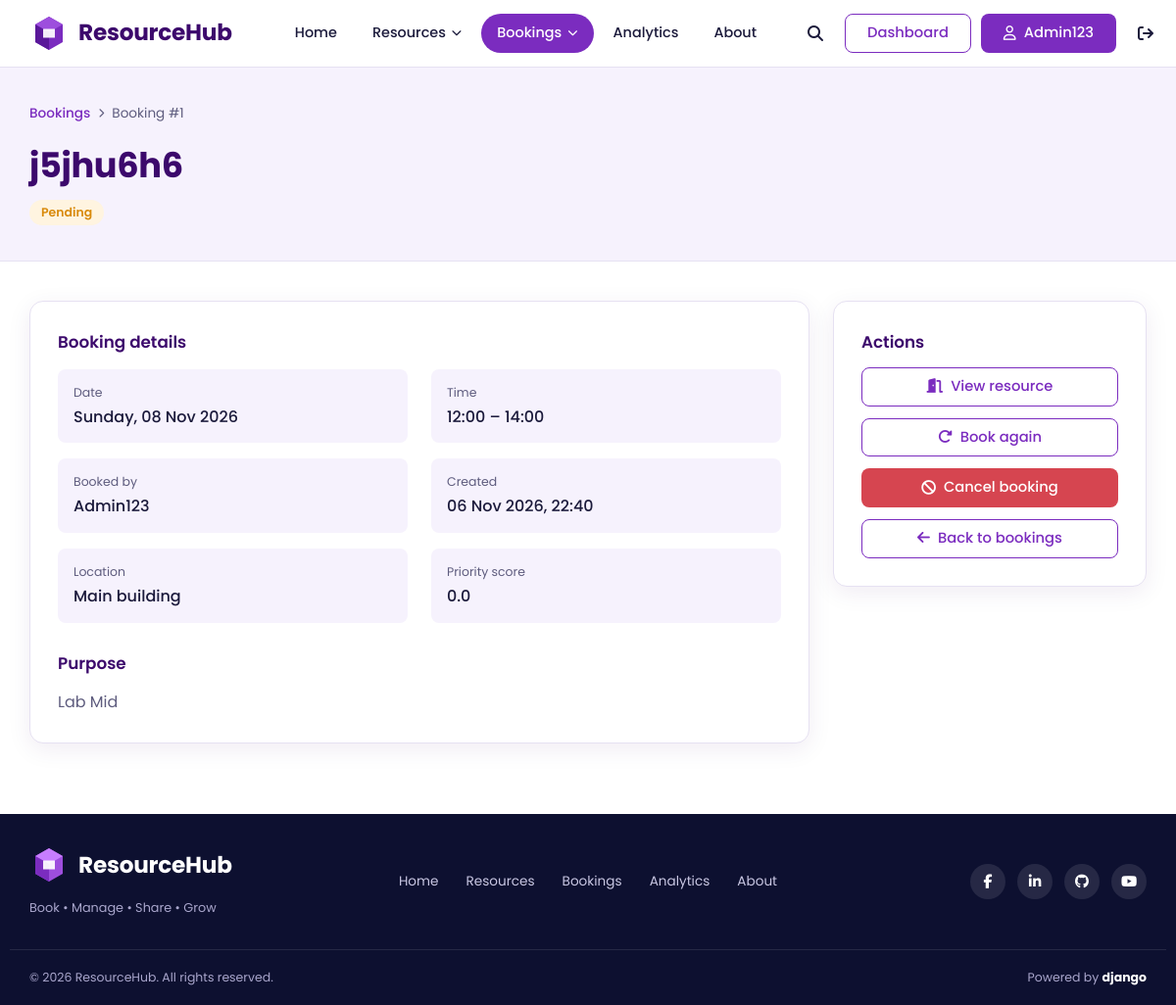
Before: /bookings/1/ (signed in) with the older database file.
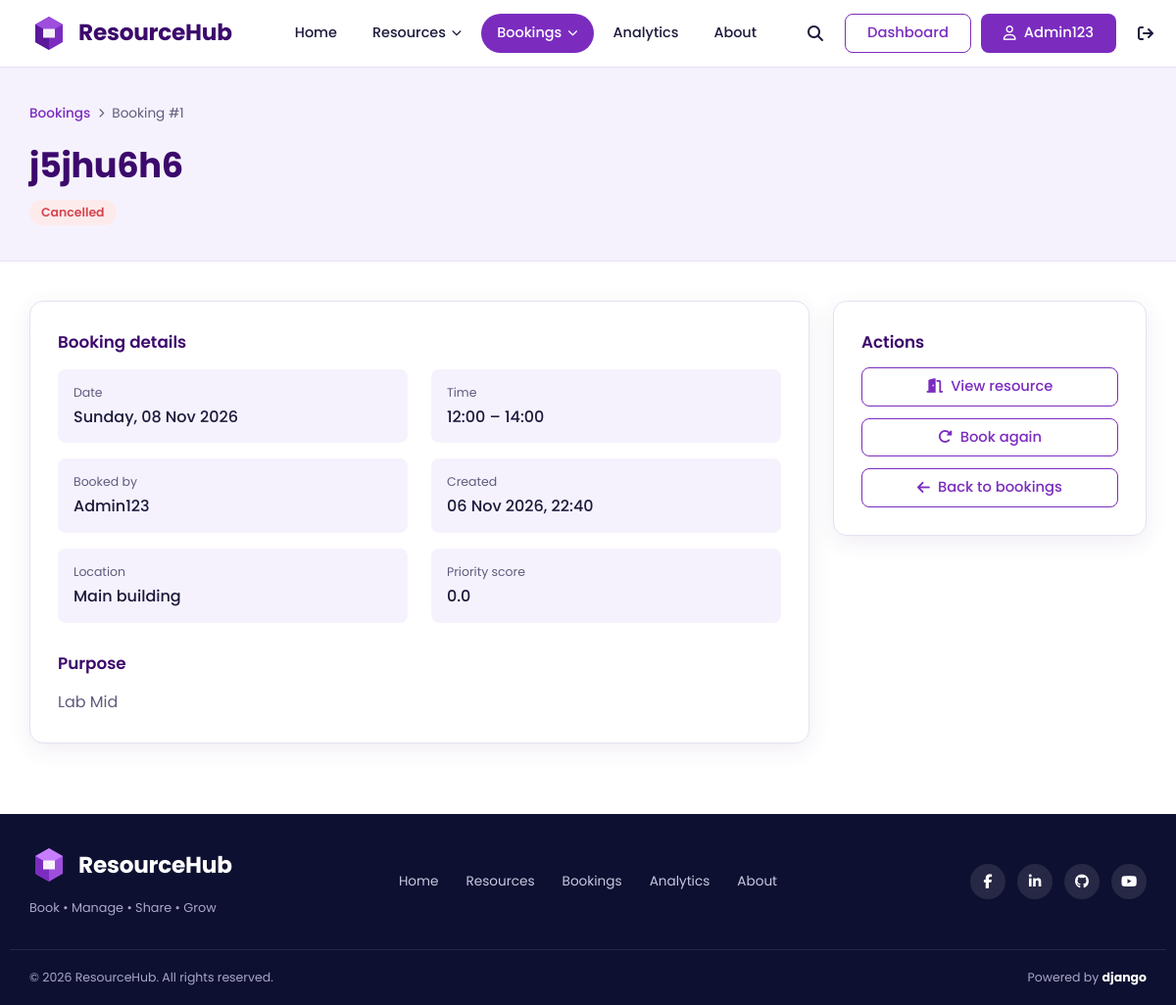
After: the same page with the newer database file.
### bookings/models.py (models this page shows)
class Booking(models.Model):
    user = models.ForeignKey('accounts.User', on_delete=models.CASCADE, related_name='bookings')
    resource = models.ForeignKey('resources.Resource', on_delete=models.CASCADE, related_name='bookings')
    start_time = models.DateTimeField()
    end_time = models.DateTimeField()
    purpose = models.TextField()
    priority_score = models.FloatField(default=0)
    is_recurring = models.BooleanField(default=False)
    recurrence_rule = models.CharField(max_length=100, blank=True)
    status = models.CharField(max_length=50, default='Pending')
    created_at = models.DateTimeField(auto_now_add=True)

### resources/models.py (models this page shows, shortened)
class Resource(models.Model):
    name = models.CharField(max_length=200)
    category = models.ForeignKey(ResourceCategory, on_delete=models.CASCADE)
    department = models.CharField(max_length=100)
    capacity = models.PositiveIntegerField()
    location = models.CharField(max_length=200)
    qr_code = models.CharField(
        max_length=255,
        unique=True,
        default=uuid.uuid4,
        editable=False
    )
    device_code = models.CharField(
        max_length=100,
        unique=True,
        default=generate_device_code,
        editable=False
    )
    open_time = models.TimeField()
    close_time = models.TimeField()
    status = models.CharField(max_length=50)
    description = models.TextField()

### accounts/models.py (models this page shows, shortened)
class User(AbstractUser):
    ROLE_CHOICES = [
        ("student", "Student"),
        ("teacher", "Teacher"),
        ("admin", "Administrator"),
    ]
    email = models.EmailField(unique=True)
    role = models.CharField(
        max_length=20,
        choices=ROLE_CHOICES,
        default="student",
    )
    department = models.CharField(
        max_length=100,
        blank=True,
    )
    email_verified = models.BooleanField(default=False)

### bookings/views.py (the view)
# urls.py: path('<int:id>/', views.booking_detail, name='booking_detail'),
@login_required
def booking_detail(request, id):
    booking = get_object_or_404(Booking, id=id, user=request.user)
    return render(request, 'bookings/booking_detail.html', {
        'booking': booking
    })

### templates/bookings/booking_detail.html (shortened to what this page needs)
{% extends 'core/base.html' %}
{% load static %}
{% block extra_css %}<link rel="stylesheet" href="{% static 'css/bookings.css' %}">{% endblock %}
{% block content %}
<section class="page-head">
  <div class="container">
    <nav class="breadcrumb" aria-label="Breadcrumb">
      <a href="{% url 'bookings:booking_list' %}">Bookings</a>
      <i class="fa-solid fa-chevron-right" aria-hidden="true"></i>
      <span>Booking #{{ booking.id }}</span>
    </nav>
    <div class="page-head-inner">
      <div>
        <h1>{{ booking.resource.name }}</h1>
        <p><span class="badge badge-{{ booking.status|lower|slugify }}">{{ booking.status }}</span>
           {% if booking.is_recurring %}<span class="chip"><i class="fa-solid fa-repeat" aria-hidden="true"></i> Recurring</span>{% endif %}</p>
      </div>
    </div>
  </div>
</section>
<section class="section">
  <div class="container detail-layout">
    <div class="panel">
      <h2 class="panel-title">Booking details</h2>
      <dl class="info-grid">
        <div><dt>Date</dt><dd>{{ booking.start_time|date:"l, d M Y" }}</dd></div>
        <div><dt>Time</dt><dd>{{ booking.start_time|time:"H:i" }} – {{ booking.end_time|time:"H:i" }}</dd></div>
        <div><dt>Booked by</dt><dd>{{ booking.user.get_full_name|default:booking.user.username }}</dd></div>
        <div><dt>Created</dt><dd>{{ booking.created_at|date:"d M Y, H:i" }}</dd></div>
        <div><dt>Location</dt><dd>{{ booking.resource.location }}</dd></div>
        <div><dt>Priority score</dt><dd>{{ booking.priority_score }}</dd></div>
      </dl>
      <h2 class="panel-title">Purpose</h2>
      <p class="detail-desc">{{ booking.purpose|linebreaksbr }}</p>
    </div>
    <aside class="panel side-panel">
      <h2 class="panel-title">Actions</h2>
      <a class="btn btn-outline btn-block" href="{% url 'resources:resource_detail' booking.resource.pk %}"><i class="fa-solid fa-door-open" aria-hidden="true"></i> View resource</a>
      <a class="btn btn-outline btn-block" href="{% url 'bookings:create_booking' booking.resource.pk %}">
    <i class="fa-solid fa-rotate-right" aria-hidden="true"></i> Book again
</a>
     {% if booking.status != 'Cancelled' %}
    <form method="POST"
          action="{% url 'bookings:cancel_booking' booking.id %}">
        <button type="submit" class="btn btn-danger btn-block">
            <i class="fa-solid fa-ban"></i>
            Cancel booking
        </button>
    </form>
{% endif %}
      <a class="btn btn-outline btn-block" href="{% url 'bookings:booking_list' %}"><i class="fa-solid fa-arrow-left" aria-hidden="true"></i> Back to bookings</a>
    </aside>
  </div>
</section>
{% endblock %}

Changed rows visible on the page:
changed Booking "Lab Mid": status "Pending" → "Cancelled"
Other visible differences:
text no longer shown: "Cancel booking"
